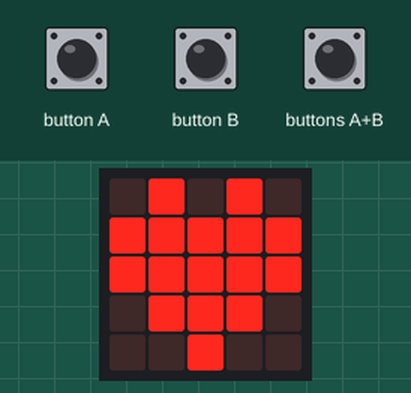
Simulated run of this program. Board: BBC micro:bit (MakeCode). On the bench: the board's 5×5 LED display. The test bench sets the inputs (shaded band).

Above: at 1.8 s.
1.9 s: button A pressed for 0.15 s
At 3.2 s:
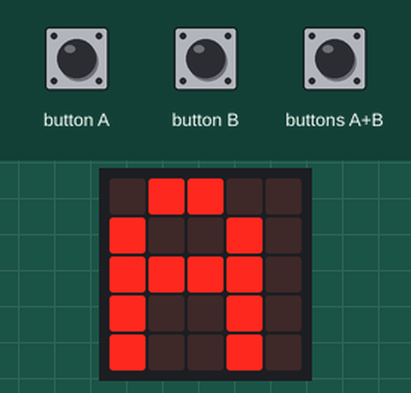
3.5 s: button B pressed for 0.15 s
At 4.5 s:
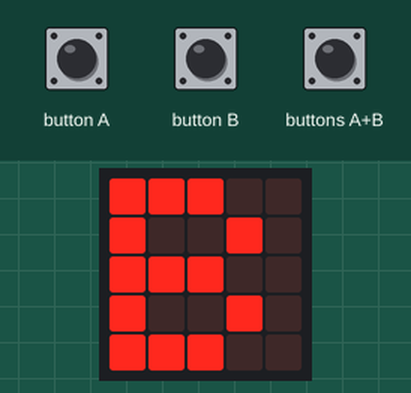
5.1 s: buttons A+B pressed for 0.15 s
At 5.8 s:
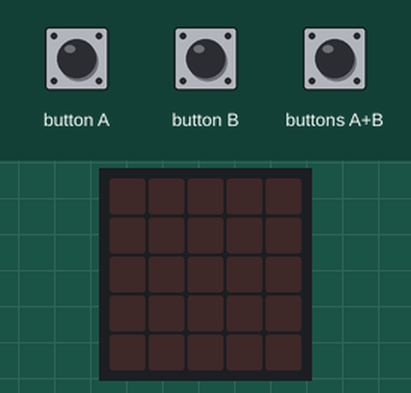
Timing chart, 0 to 8.1 s (numbered marks = the images above; inputs shaded):
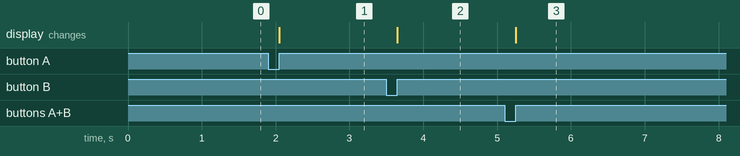

Measured:
- after the input at 1.9 s, the display: changes after 0.15 s (image 1)
- after the input at 3.5 s, the display: changes after 0.15 s (image 2)
- after the input at 5.1 s, the display: changes after 0.15 s (image 3)

The program:

main.ts
```typescript
input.onButtonPressed(Button.A, function () {
    basic.showString("A")
})
input.onButtonPressed(Button.AB, function () {
    basic.showLeds(`
        . . . . .
        . . . . .
        . . . . .
        . . . . .
        . . . . .
        `)
})
input.onButtonPressed(Button.B, function () {
    basic.showString("B")
})
basic.showIcon(IconNames.Heart)
```

test.ts
```typescript
// les tests vont ici ; cela ne sera pas compilé si ce paquet est utilisé en tant qu'extension.
```
